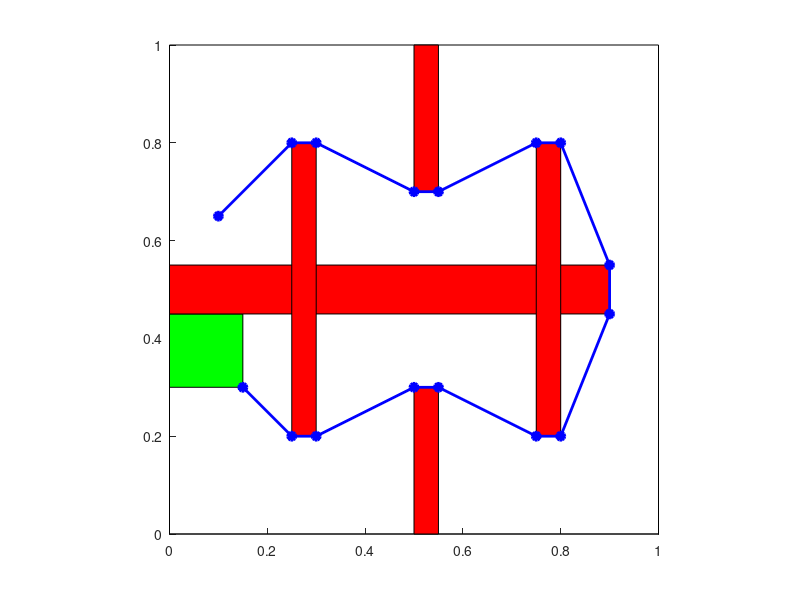

The MATLAB script that drew this image: (Note: this script raises an error after producing the figure.)
%% Problem 1 - Two Boxes
start = [0; 0];
goal = [.9 1 1 .9 .9; .9 .9 1 1 .9];
clearvars obstacles
obstacles{1} = [.1 .4 .4 .1 .1; .1 .1 .4 .4 .1];
obstacles{2} = [.4 .9 .9 .4 .4; .6 .6 .9 .9 .6];
clf; hold on;
axis square; rectangle;
fill(goal(1,:), goal(2,:), 'g')
for i = 1:length(obstacles)
    fill(obstacles{i}(1,:), obstacles{i}(2,:), 'r')
end
X_opt = [0 .4 .9 .9];
Y_opt = [0 .1 .6 .9];
c_opt = sum(fliplr(sqrt(diff(X_opt).^2 + diff(Y_opt).^2)))
plot(X_opt,Y_opt,'ob-','LineWidth',2,'MarkerFaceColor','b');

%% Problem 2 - Windy Maze
start = [.1; .65];
clearvars obstacles
obstacles{1} = [0 .9 .9 0 0; .45 .45 .55 .55 .45];
obstacles{2} = [.25 + [0 .05 .05 0 0]; .2 .2 .8 .8 .2];
obstacles{3} = [.75 + [0 .05 .05 0 0]; .2 .2 .8 .8 .2];
obstacles{4} = [.5 + [0 .05 .05 0 0]; .7 .7 1 1 .7];
obstacles{5} = [.5 + [0 .05 .05 0 0]; 0 0 .3 .3 0];
goal = [0 .15 .15 0 0; .3 .3 .45 .45 .3];
clf; hold on;
axis square; rectangle;
fill(goal(1,:), goal(2,:), 'g')
for i = 1:length(obstacles)
    fill(obstacles{i}(1,:), obstacles{i}(2,:), 'r')
end
X_opt = [.1 .25 .3 .5 .55 .75 .8 .9 .9 .8 .75 .55 .5 .3 .25 .15];
Y_opt = [.65 .8 .8 .7 .7 .8 .8 .55 .45 .2 .2 .3 .3 .2 .2 .3];
c_opt = sum(fliplr(sqrt(diff(X_opt).^2 + diff(Y_opt).^2)))
plot(X_opt,Y_opt,'ob-','LineWidth',2,'MarkerFaceColor','b');

%% RRT
figure(1)
Nmax = 1000;
tic
[c, N, ~] = RRT(start, goal, obstacles, Nmax, 1)
toc
title(sprintf('RRT c = %2f  N = %d', c/c_opt, N),'FontSize',18);

%% RRTstar
figure(2)
Nmax = 500;
tic
[c, N, ~] = RRTstar(start, goal, obstacles, Nmax, 0)
toc
title(sprintf('RRT* c = %2f  N = %d', c/c_opt, N),'FontSize',18);

%% PRMstar
figure(3)
Nmax = 500;
tic
[c, N, ~] = PRMstar(start, goal, obstacles, Nmax, 1.5, 0)
toc
title(sprintf('PRM* c = %2f  N = %d', c/c_opt, N),'FontSize',18);

%% FMTstar
figure(4)
Nmax = 500;
tic
[c, N, ~] = FMTstar(start, goal, obstacles, Nmax, 1.5, 0)
toc
title(sprintf('FMT* c = %2f  N = %d', c/c_opt, N),'FontSize',18);